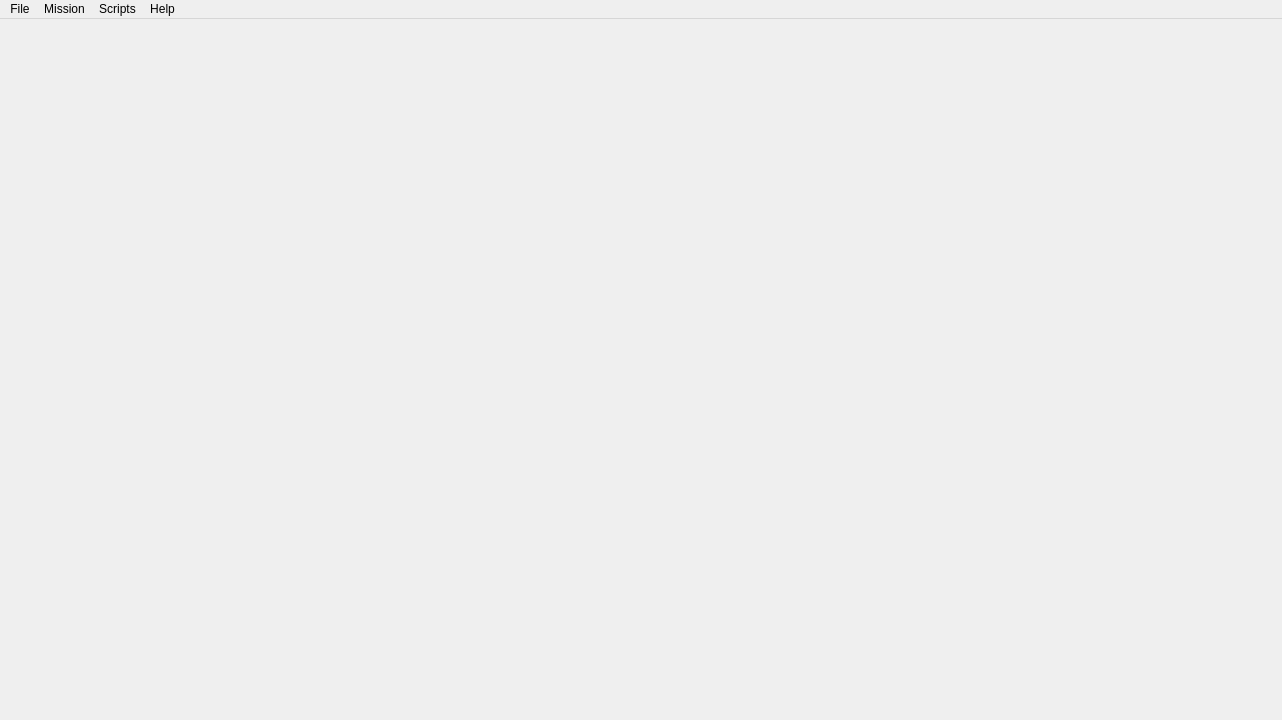
<?xml version="1.0" encoding="UTF-8"?>
<ui version="4.0">
 <class>MainWindowClass</class>
 <widget class="QMainWindow" name="MainWindowClass">
  <property name="geometry">
   <rect>
    <x>0</x>
    <y>0</y>
    <width>1282</width>
    <height>720</height>
   </rect>
  </property>
  <property name="sizePolicy">
   <sizepolicy hsizetype="Fixed" vsizetype="Fixed">
    <horstretch>0</horstretch>
    <verstretch>0</verstretch>
   </sizepolicy>
  </property>
  <property name="windowTitle">
   <string>MainWindow</string>
  </property>
  <widget class="QWidget" name="centralWidget"/>
  <widget class="QMenuBar" name="menuBar">
   <property name="geometry">
    <rect>
     <x>0</x>
     <y>0</y>
     <width>1282</width>
     <height>22</height>
    </rect>
   </property>
   <widget class="QMenu" name="menuFile">
    <property name="title">
     <string>File</string>
    </property>
    <addaction name="actionNew"/>
    <addaction name="actionOpen"/>
    <addaction name="actionSave"/>
    <addaction name="actionSaveAs"/>
    <addaction name="separator"/>
    <addaction name="actionExit"/>
   </widget>
   <widget class="QMenu" name="menuMission">
    <property name="title">
     <string>Mission</string>
    </property>
    <addaction name="actionRefresh"/>
   </widget>
   <widget class="QMenu" name="menuScripts">
    <property name="title">
     <string>Scripts</string>
    </property>
    <addaction name="actionAddTanker"/>
    <addaction name="actionAddCarrier"/>
    <addaction name="actionAddBeacon"/>
    <addaction name="actionAddAwacs"/>
    <addaction name="actionAddAtis"/>
   </widget>
   <widget class="QMenu" name="menuHelp">
    <property name="title">
     <string>Help</string>
    </property>
    <addaction name="actionAbout"/>
    <addaction name="actionHelp"/>
   </widget>
   <addaction name="menuFile"/>
   <addaction name="menuMission"/>
   <addaction name="menuScripts"/>
   <addaction name="menuHelp"/>
  </widget>
  <action name="actionNew">
   <property name="text">
    <string>New</string>
   </property>
  </action>
  <action name="actionOpen">
   <property name="text">
    <string>Open</string>
   </property>
  </action>
  <action name="actionSave">
   <property name="text">
    <string>Save</string>
   </property>
  </action>
  <action name="actionSaveAs">
   <property name="text">
    <string>Save As</string>
   </property>
  </action>
  <action name="actionExit">
   <property name="text">
    <string>Exit</string>
   </property>
  </action>
  <action name="actionRefresh">
   <property name="text">
    <string>Refresh</string>
   </property>
  </action>
  <action name="actionAddTanker">
   <property name="text">
    <string>Add Tanker</string>
   </property>
  </action>
  <action name="actionAddCarrier">
   <property name="text">
    <string>Add Carrier</string>
   </property>
  </action>
  <action name="actionAddBeacon">
   <property name="text">
    <string>Add Beacon</string>
   </property>
  </action>
  <action name="actionAddAwacs">
   <property name="text">
    <string>Add Awacs</string>
   </property>
  </action>
  <action name="actionAddAtis">
   <property name="text">
    <string>Add Atis</string>
   </property>
  </action>
  <action name="actionAbout">
   <property name="text">
    <string>About</string>
   </property>
  </action>
  <action name="actionHelp">
   <property name="text">
    <string>Help</string>
   </property>
  </action>
 </widget>
 <layoutdefault spacing="6" margin="11"/>
 <resources>
  <include location="MainWindow.qrc"/>
 </resources>
 <connections/>
</ui>
